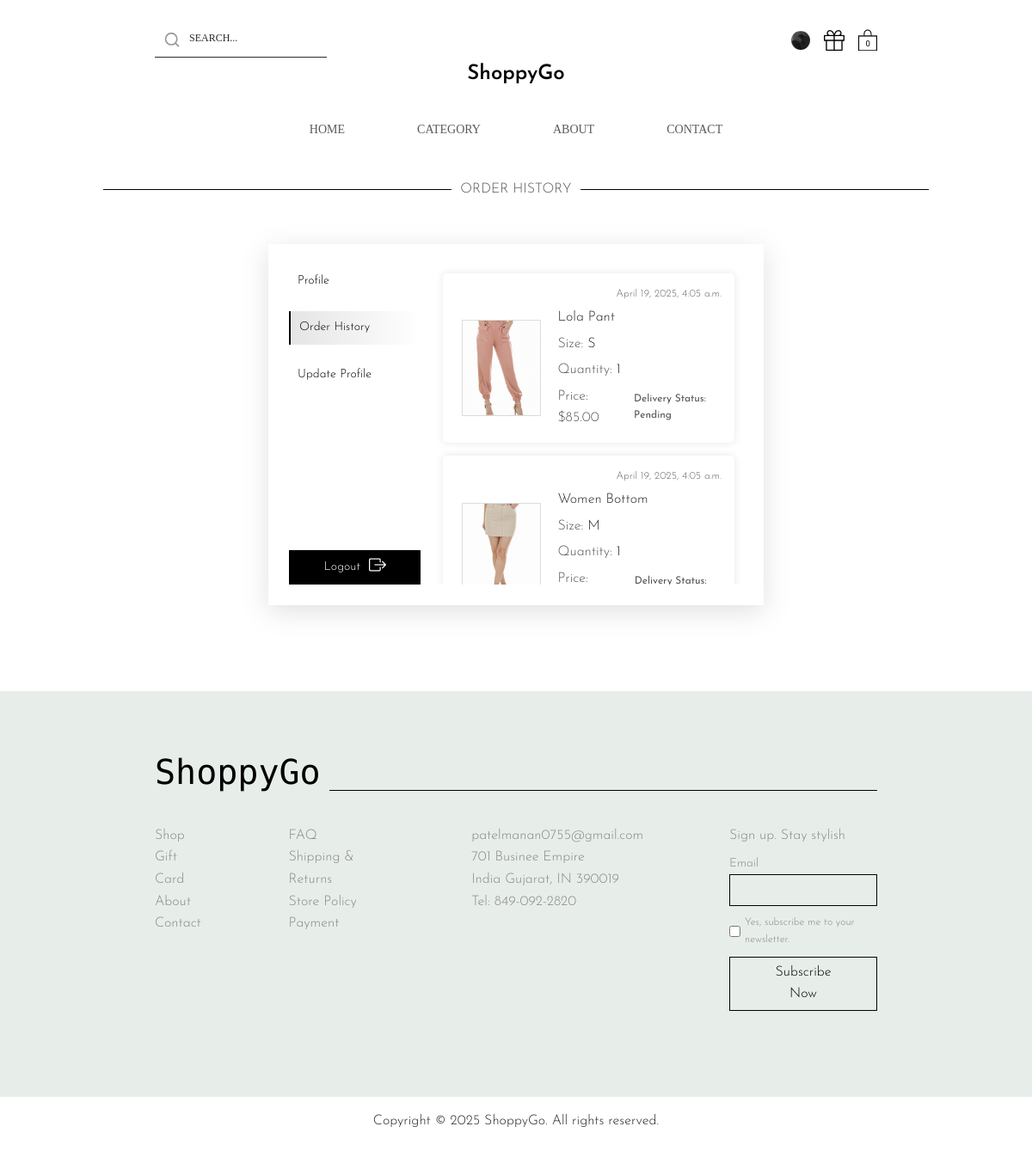
Screenshot of /order-history/ (signed in) with the database file from the repository.
### ShoppyGo/models.py (models this page shows, shortened)
class CustomUser(AbstractUser):
    email = models.EmailField(unique=True)
    phone_number = models.CharField(max_length=15, unique=True, null=True, blank=True)
    date_of_birth = models.DateField(null=True, blank=True)
    profile_image = models.ImageField(upload_to='profile_pics/', null=True, blank=True)
    USERNAME_FIELD = 'email'
    REQUIRED_FIELDS = ['username']

class OrderHistory(models.Model):
    user = models.ForeignKey(settings.AUTH_USER_MODEL, on_delete=models.CASCADE)
    product = models.ForeignKey(Product, on_delete=models.CASCADE)
    size = models.CharField(max_length=10, default="M")
    quantity = models.PositiveIntegerField(default=1)
    total_price = models.DecimalField(max_digits=10, decimal_places=2)
    ordered_at = models.DateTimeField(auto_now_add=True)

class Product(models.Model):
    CATEGORY_CHOICES = [
        ('mens', 'Mens'),
        ('womens', 'Womens'),
        ('style', 'Style'),
        ('skincare', 'Skincare'),
        ('luxe', 'Luxe'),
    ]
    name = models.CharField(max_length=255)
    price = models.DecimalField(max_digits=10, decimal_places=2 , validators=[validate_positive_price])
    category = models.CharField(max_length=20, choices=CATEGORY_CHOICES, default='mens')
    image = models.ImageField(upload_to='product_images/' , max_length=1000)
    prduct_discription = models.TextField(max_length=300 , default="Discription Not Given")
    date_added = models.DateTimeField(default=timezone.now)
    is_featured = models.BooleanField(default=False)

### ShoppyGo/views.py (the view)
# urls.py: path('order-history/', views.order_history_view, name='order_history_view'),
def order_history_view(request):
    orders = OrderHistory.objects.filter(user=request.user).order_by('-ordered_at')
    return render(request, 'order_history.html', {"orders": orders})

### ShoppyGo/cart_context.py (called while the page is built)
def cart_count(request):
    cart_items = []
    total_price = 0
    total_items = 0
    if request.user.is_authenticated:
        cart_items = Cart.objects.filter(user=request.user)
        total_price = sum(item.product.price * item.quantity for item in cart_items)
        total_items = sum(item.quantity for item in cart_items)
    return {
        "cart_items": cart_items,
        "total_price": total_price,
        "cart_item_count": total_items
    }

### templates/order_history.html (shortened to what this page needs)
{% extends 'layout.html' %}
{% load static %}
{% block content %}
<link rel="stylesheet" href="{% static 'css/user_profile.css' %}">
<div class="divider">
    <span class="fw-light">ORDER HISTORY</span>
</div>
<section class="profile">
    <div class="cprofile">
        <div class="borderr d-flex p-4  gap-3">
            <div class="veer">
                <div class="qq d-flex flex-column gap-3">
                    <a href="{%url 'profile' user.id%}" >Profile</a>
                    <a class="active" href="{%url 'order_history_view' %}">Order History</a>
                    <a href="{%url 'update_profile' user.id  %}">Update Profile</a>
                </div>
                <div class="w-100 d-flex justify-content-end">
                    <form method="post"" action="{% url 'logout' %}">
                    <button class="logg" type="submit">Logout
                        <i class="bi bi-box-arrow-right"></i>
                    </button>
                    </form>
                </div>
            </div>
            <div class="mo d-flex flex-column align-items-center justify-content-start gap-4">
            {% if orders %}
                <ul>
                {% for order in orders %}
                    <li>
                        <div class="d-flex justify-content-end">{{ order.ordered_at }}</div>
                        <div class="d-flex ps-2">
                            <div class="rr">
                                <img src="{{ order.product.image.url }}" alt="{{ order.product.name }}">
                            </div>
                            <div class="rrr w-100">
                                <p>{{ order.product.name }}</p>
                                <p><span>Size: </span> {{ order.size }}</p>
                                <p><span>Quantity: </span>{{ order.quantity }} </p>
                                <p class="iirr d-flex justify-content-between">
                                    <span class="price">Price: ${{ order.total_price }} </span>
                                    <span class="delivery-status">Delivery Status: Pending</span>
                                </p>
                            </div>
                        </div>
                    </li>
                {% endfor %}
                </ul>
            {% else %}
                <p>You have no past orders.</p>
            {% endif %}
            </div>
        </div>
    </div>
</section>
{% endblock %}

### templates/layout.html (shortened to what this page needs)
{% load static %}
<!doctype html>
<html lang="en">
  <head>
    <link href="https://cdn.jsdelivr.net/npm/bootstrap@5.3.3/dist/css/bootstrap.min.css" rel="stylesheet">
    <link rel="stylesheet" href="{% static 'css/home4.css' %}">
    <link rel="stylesheet" href="{% static 'css/layout4.css' %}">
    <link rel="stylesheet" href="https://cdn.jsdelivr.net/npm/bootstrap-icons/font/bootstrap-icons.css">
    <link rel="stylesheet" href="https://cdnjs.cloudflare.com/ajax/libs/aos/2.3.4/aos.css">
    <link rel="stylesheet" href="https://cdnjs.cloudflare.com/ajax/libs/font-awesome/6.5.1/css/all.min.css">
  </head>
  <body>
    <section class="navbar d-flex flex-column justify-content-center mt-3">
        <div class="top d-flex justify-content-between align-items-center">
          <div class="d-flex flex-column">
              <form method="GET" action="{% url 'home' %}" id="search-form">
                <div class="ui-input-container">
                    <input
                        placeholder="SEARCH..."
                        class="ui-input"
                        type="text"
                        name="query"
                        value="{{ query }}"
                        oninput="searchProducts()"
                        id="search-bar"
                        onfocus="showSearchResults()"
                        autocomplete="off"
                    />
                    <div class="ui-input-icon">
                        <svg xmlns="http://www.w3.org/2000/svg" fill="none" viewBox="0 0 24 24">
                            <path
                                stroke-linejoin="round"
                                stroke-linecap="round"
                                stroke-width="2"
                                stroke="currentColor"
                                d="M21 21L16.65 16.65M19 11C19 15.4183 15.4183 19 11 19C6.58172 19 3 15.4183 3 11C3 6.58172 6.58172 3 11 3C15.4183 3 19 6.58172 19 11Z"
                            ></path>
                        </svg>
                    </div>
                </div>
            </form>
          </div>
          <div class="login d-flex align-items-center gap-3 ">
            <div class="authentication d-flex gap-2 align-items-center">
              {% if user.is_authenticated %}
                <a href="{% url 'profile' user.id %}">
                  {% if user.profile_image %}
                      <img class="rounded-circle" src="{{ user.profile_image.url }}" width="22" height="22" alt="Profile Image">
                  {% endif %}
                </a>
                {% else %}
                <button type="submit" class="lo">
                  <a href="{% url 'login' %}">
                    Log In </a>
                  </button>
                {% endif %}
            </div>
            <a href="{% url 'gift' %}">
             </a>
            <a href="{% url 'cart_view' %}" class="" type="button">
            <svg xmlns="http://www.w3.org/2000/svg" version="1.1" width="22" height="26.2" viewBox="0 0 164.9 196.4" preserveAspectRatio="xMinYMax meet" data-hook="svg-icon-9">
              <text x="84" y="131" dy=".35em" text-anchor="middle" class="uxskpx M846Y_" data-hook="items-count" font-size="70">{{cart_item_count}}</text>
              <path d="M81.9 11.5c-18.8 0-34.1 16-34.1 35.7v18.1h7.8V47.2c0-15.4 11.8-27.9 26.4-27.9 14.5 0 26.4 12.5 26.4 27.9v18.1h6.6V64h1.1V47.2c-.1-19.7-15.4-35.7-34.2-35.7z"></path>
              <path d="M156.9 70.5v118H8v-118h148.9m8-8H0v134h164.9v-134z"></path>
            </svg></a>
          </div>
        </div>
        <div class="mid text-center">
            <p><a class="fs-4 fw-semibold text-black" href="{% url 'home' %}">ShoppyGo</a></p>
        </div>
        <div class="low">
          <nav class="navbar navbar-expand-lg ">
                <div class="navbar-nav gap-5">
                  <a class="nav-link" aria-current="page" href="{% url 'home' %}">HOME</a>
                  <a class="nav-link" href="{% url 'category' %}">CATEGORY</a>
                  <a class="nav-link" href="{% url 'about' %}">ABOUT</a>
                  <a class="nav-link" href="{% url 'contact' %}">CONTACT</a>
                </div>
          </nav>
        </div>
    </section>
    <div class="full">
        {% block content %}
        {% endblock  %}
    </div>
    <section class="footer">
    <div class="subFooter">
      <div class="up d-flex ">
        <h1>ShoppyGo</h1>
      </div>
      <div class="down">
          <div class="lefty d-flex flex-column">
            <a href="{% url 'shopAll' %}">Shop</a>
            <a href="{% url 'gift' %}">Gift Card</a>
            <a href="{% url 'about' %}">About</a>
            <a href="{% url 'contact' %}">Contact</a>
          </div>
          <div class="mid d-flex flex-column">
              <a href="#">FAQ</a>
              <a href="#">Shipping & Returns</a>
              <a href="#">Store Policy</a>
              <a href="#">Payment</a>
          </div>
          <div class="right d-flex flex-column">
                <a href="#">patelmanan0755@gmail.com</a>
                <p>
                  701 Businee Empire  <br>
                  India Gujarat, IN 390019  <br>
                  Tel: 849-092-2820
                </p>
          </div>
          <div class="rig">
          <p>Sign up. Stay stylish</p>
          <label for="inputEmail4" >Email</label><br>
          <input type="email" class="w-100" id="inputEmail4">
          <div class="rr"><input type="checkbox"><span>Yes, subscribe me to your newsletter.</span></div>
          <button>Subscribe Now</button>
          </div>
    </div>
    </section>
    <div class="copyright d-flex justify-content-center p-2 mt-2">
    <p>Copyright © 2025 ShoppyGo. All rights reserved.</p>
    </div>
  </body>
</html>

### static/css/home4.css (style rules this page uses)
:root { --hover : #926402; }
body { margin: 0; padding: 0; line-height: 1.6; }
.navbar { width: 100%; }
.top { width: 70%; }
.footer { width: 100%; display: flex; justify-content: center; background-color: #e7eeea; }
.ui-input-container { position: relative; }
.ui-input { width: 100%; padding: 10px 10px 10px 40px; font-size: 14px; border: none; border-bottom: 1px solid #000000d4; outline: none; background-color: transparent; transition: border-color 0.3s; }
.ui-input-container input::placeholder { font-size: 12px; font-family: proxima; color: rgba(0, 0, 0, 0.839); }
.ui-input-icon { position: absolute; left: 10px; top: 50%; transform: translateY(-50%); color: #999; transition: color 0.3s; }
.ui-input-icon svg { width: 20px; height: 20px; }
form button { font-size: 12px; background-color: transparent; border: none; }
.mid p { font-family: "Nova Mono", serif; }
.navbar-nav a { font-family: proxima; font-size: 14px; padding: 10px; margin: 0px 10px; }
.divider { display: flex; align-items: center; text-align: center; width: 80%; margin: 20px auto; }
.divider span { font-family: "Josefin Sans", serif; }
.divider::before, .divider::after { content: ""; flex: 1; border-bottom: 1px solid #000000; }
.divider span { padding: 0 10px; font-weight: bold; color: #555; }
.subFooter { width: 70%; display: flex; flex-direction: column; margin-top: 50px; gap: 10px; }
.down { display: flex; gap: 100px; margin-bottom: 100px; }
.up { display: flex; justify-content: flex-start; width: 100%; margin: 20px auto; }
.up::after { content: ""; flex: 1; border-bottom: 1px solid #000000; margin-bottom: 10px; }
.up h1 { padding-right: 10px; font-family: "Nova Mono", serif; color: #000000; }
.down a, .mid a, .right a { font-family: "Josefin Sans", serif; font-weight: 300; text-decoration: none; color: #8a8686; }
.right p { font-family: "Josefin Sans", serif; font-weight: 300; color: #8a8686; }
.rig p { font-family: "Josefin Sans", serif; font-weight: 300; margin-bottom: 5px; color: #8a8686; }
.rig label { font-family: "Josefin Sans", serif; font-weight: 300; color: #8a8686; font-size: 14px; }
.rig input { font-family: "Josefin Sans", serif; font-weight: 300; background-color: transparent; outline: none; padding: 5px; border: 1px solid black; }
.rig .rr { display: flex; gap: 5px; margin: 10px 0px; }
.rig .rr span { font-family: "Josefin Sans", serif; font-weight: 300; font-size: 12px; color: #8a8686; }
.rig button { background-color: transparent; font-family: "Josefin Sans", serif; font-weight: 300; padding: 5px 35px; width: 100%; border: 1px solid black; }
.copyright p { font-family: "Josefin Sans", serif; font-weight: 300; }

### static/css/layout4.css (style rules this page uses)
.ui-input-container { position: relative; display: flex; align-items: center; width: 100%; transition: width 0.3s ease-in-out; }
a { text-decoration: none; color: black; }

### rows the page displays
CustomUser: profile_image (picture)
OrderHistory: ordered_at "April 19, 2025, 4:05 a.m.", product.image (picture), product.name "Lola Pant", size "S", quantity "1", total_price "85.00"
OrderHistory: ordered_at "April 19, 2025, 4:05 a.m.", product.image (picture), product.name "Women Bottom", size "M", quantity "1"

### other values shown
{{ cart_item_count }} "0"
